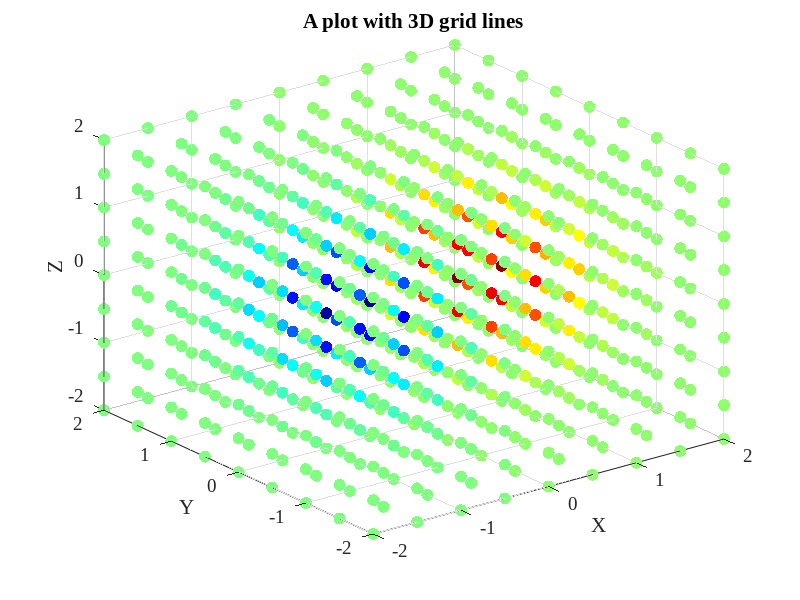

This figure's MATLAB source: (Note: this script raises an error after producing the figure.)
clear, clc, close all

% prepare the data
x = -2:0.5:2;   
y = -2:0.5:2;   
z = -2:0.5:2; 
[X, Y, Z] = meshgrid(x, y, z);
data = X.*exp(-X.^2 - Y.^2 - Z.^2);

% plot the data
figure(1)
scatter3(X(:), Y(:), Z(:), 75, data(:), 'filled')
colormap jet
set(gca, 'FontName', 'Times New Roman', 'FontSize', 14)
xlabel('X')
ylabel('Y')
zlabel('Z')
title('A plot with 3D grid lines')

% form a 3D grid
grid3(x, y, z)

% Note: rotate the figure in order to 
% get a full notion of the 3D grid.